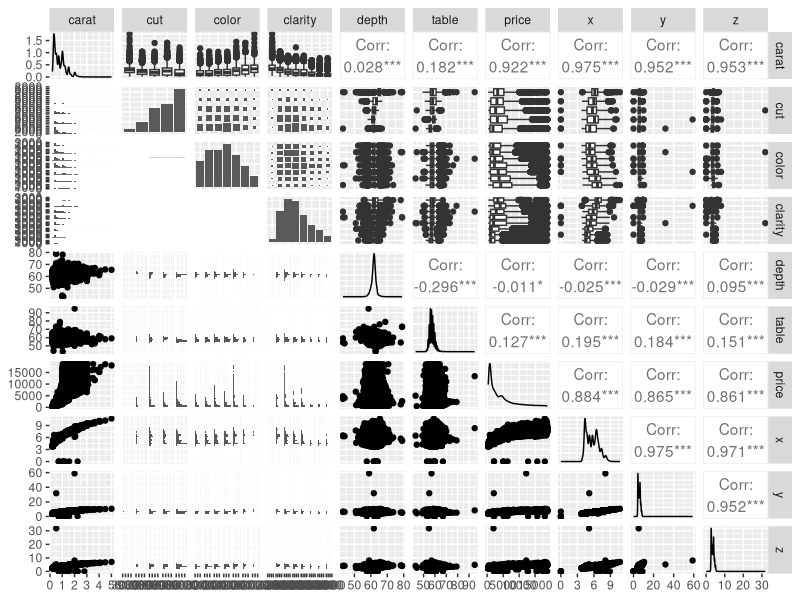
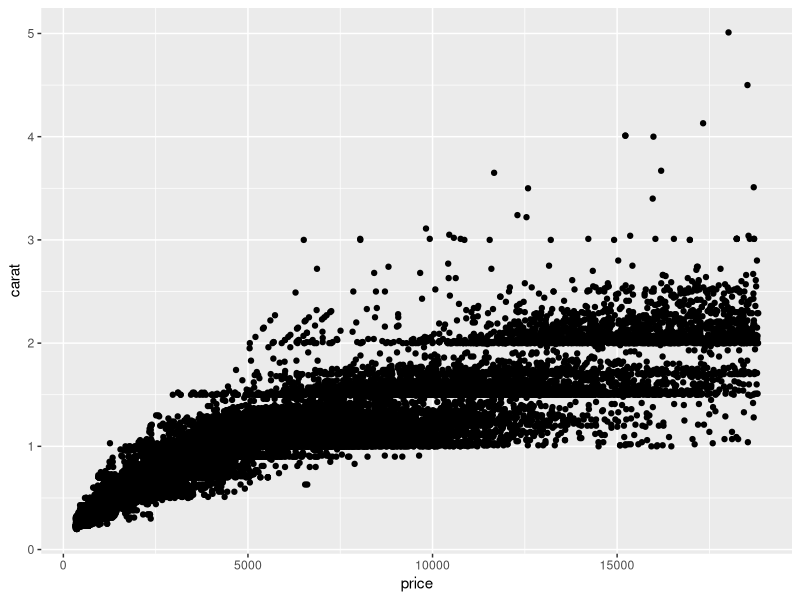

Source code (R) for these figures, in order:
## ---- chunk 1
knitr::opts_chunk$set(echo = TRUE)
library(tidyverse)
library(skimr)
library(GGally)
## ---- chunk 2
names(diamonds)
dim(diamonds)
summary(diamonds)
head(diamonds)
tail(diamonds)
skimr::skim(diamonds)
## ---- chunk 3
eval = FALSE 
ggpairs(diamonds)
## ---- chunk 4
ggplot(data = diamonds, aes(x = price, y = carat)) +
  geom_point()
## ---- chunk 5

